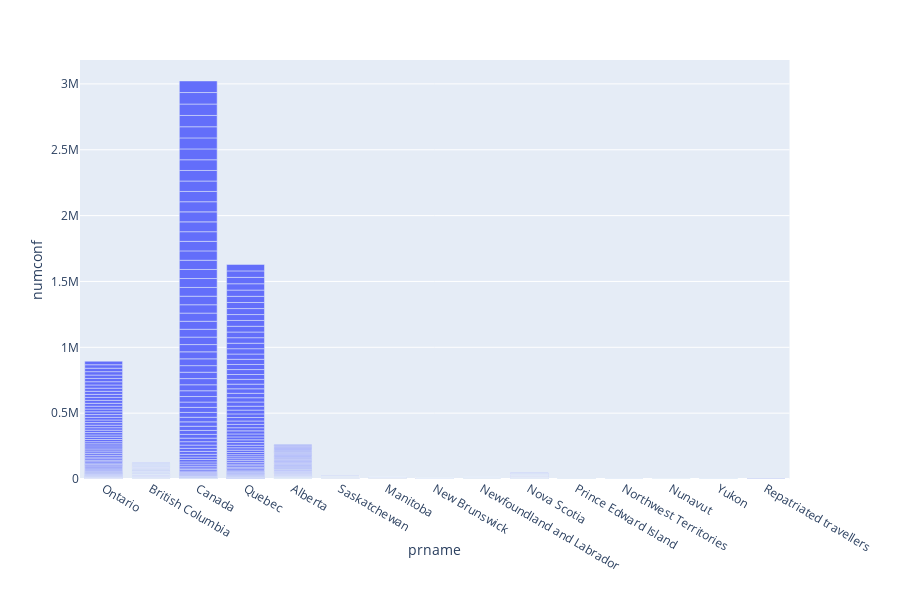

This figure's notebook cell:
### Code cell
fig1 = px.bar(df, x='prname', y='numconf')
fig1.show()

### Figure 1 — Plotly figure (JSON) as saved in the notebook; plotly's stock layout.template omitted (floating-point values rounded to 4 significant figures; data arrays with more than 128 entries replaced by an {"elided": "..."} marker saying what was removed)
{"data": [{"alignmentgroup": "True", "hoverlabel": {"namelength": 0}, "hovertemplate": "prname=%{x}<br>numconf=%{y}", "legendgroup": "", "marker": {"color": "#636efa"}, "name": "", "offsetgroup": "", "orientation": "v", "showlegend": false, "textposition": "auto", "type": "bar", "x": {"elided": "1242 str values"}, "xaxis": "x", "y": {"elided": "1242 int values"}, "yaxis": "y"}], "layout": {"barmode": "relative", "height": 600, "legend": {"tracegroupgap": 0}, "margin": {"t": 60}, "xaxis": {"anchor": "y", "domain": [0, 0.98], "title": {"text": "prname"}}, "yaxis": {"anchor": "x", "domain": [0, 1], "title": {"text": "numconf"}}}}
